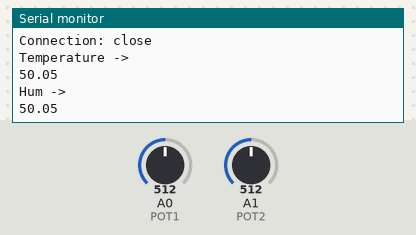
This sketch was run on a simulated Arduino MKR. On the bench: the last lines printed to the serial monitor. The inputs (shaded band) are chosen by the test bench; at power-on: A0 (POT1) = 512, A1 (POT2) = 512. WiFi joins after 1.5 s; servers stay silent unless stated; uploads are accepted with an empty reply.

Above: at 12.7 s.
12.8 s: A0 (POT1) set to 716
At 13.03 s:
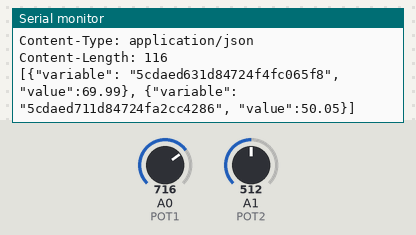
14.5 s: A1 (POT2) set to 716
At 14.58 s:
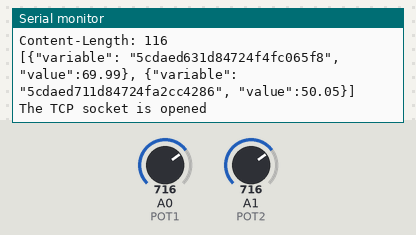
16.2 s: A0 (POT1) set to 900
At 17.8 s:
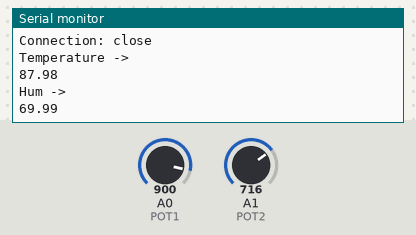
17.9 s: A1 (POT2) set to 900
At 19.4 s:
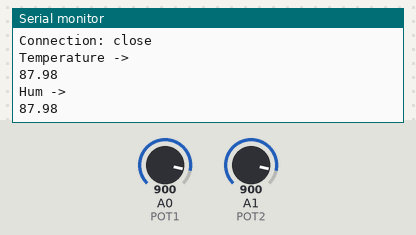
Timing chart, 0 to 20.6 s (numbered marks = the images above; inputs shaded):
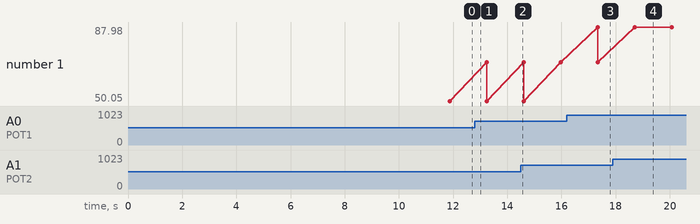

Measured:
- after the input at 12.8 s, the serial monitor: prints a new line after 0.07 s (image 1)
- after the input at 16.2 s, the serial monitor: prints a new line after 0.78 s (image 3)
- after the input at 17.9 s, the serial monitor: prints a new line after 0.44 s (image 4)

The sketch:

enviarubidots.ino
```cpp
//Librerias
#include <SPI.h>
#include <WiFi101.h>
#include <UbidotsArduino.h>

//Etiquetado de pines I/O
#define POT1 A0
#define POT2 A1

//Constantes
////Ubidots
#define IDTEMP "5cdaed631d84724f4fc065f8"           // Put here your Ubidots variable ID
#define IDHUM "5cdaed711d84724fa2cc4286"            // Put here your Ubidots variable ID
#define TOKEN "BBFF-Ts6ARRUPEL4x6wspLNJk8UerEYcMef" // Put here your Ubidots TOKEN

//Variables
float t = 0;               //Variable temperatura
float h = 0;               //Variable humedad
char ssid[] = "IoT-B19";   //  your network SSIDTEMP (name)
char pass[] = "meca2017*"; // your network password (use for WPA, or use as key for WEP)
int keyIndex = 0;          // your network key Index number (needed only for WEP)
int status = WL_IDLE_STATUS;
////Ubidots
Ubidots client(TOKEN);

void setup()
{
  //Configuracion de pines I/O

  //Limpieza de salidas

  //Comunicaciones
  Serial.begin(9600);

  // check for the presence of the shield:
  if (WiFi.status() == WL_NO_SHIELD)
  {
    Serial.println("WiFi shield not present");
    // don't continue:
    while (true)
      ;
  }

  String fv = WiFi.firmwareVersion();
  if (fv <= "1.1.0")
  {
    Serial.println("Please upgrade the firmware");
  }

  // attempt to connect to Wifi network:
  while (status != WL_CONNECTED)
  {
    Serial.print("Attempting to connect to SSIDTEMP: ");
    Serial.println(ssid);
    // Connect to WPA/WPA2 network. Change this line if using open or WEP network:
    status = WiFi.begin(ssid, pass);
    // wait 10 seconds for connection:
    delay(10000);
  }
}
void loop()
{
  //float value = random(100);
  //float value2 = random(50);
  t = analogRead(POT1) * 100 / 1023.0; //Lectura analoga de la temperatura
  h = analogRead(POT2) * 100 / 1023.0; //Lectura analoga de la humedad
  client.add(IDTEMP, t);
  client.add(IDHUM, h);
  client.sendAll();
  Serial.println("Temperature ->");
  Serial.println(t);
  Serial.println("Hum ->");
  Serial.println(h);
  delay(1000);
}
```
